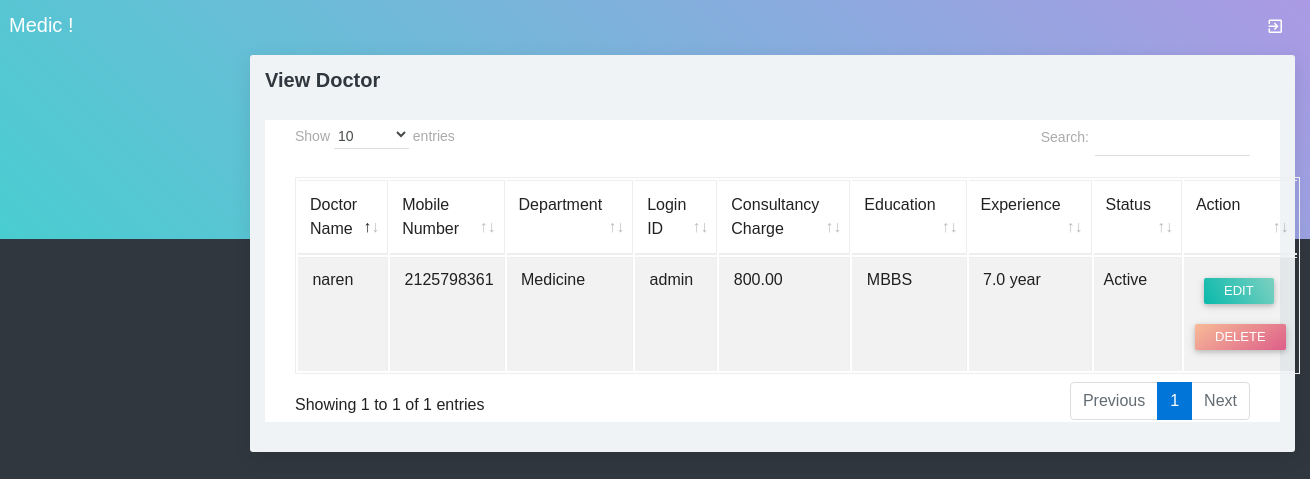
The app's page /viewdoctor.php with its own data.
### tables this page shows
CREATE TABLE `doctor` (
  `doctorid` int(10) NOT NULL,
  `doctorname` varchar(50) NOT NULL,
  `mobileno` varchar(15) NOT NULL,
  `departmentid` int(10) NOT NULL,
  `loginid` varchar(25) NOT NULL,
  `password` varchar(25) NOT NULL,
  `status` varchar(10) NOT NULL,
  `education` varchar(25) NOT NULL,
  `experience` float(11,1) NOT NULL,
  `consultancy_charge` float(10,2) NOT NULL
);

CREATE TABLE `department` (
  `departmentid` int(10) NOT NULL,
  `departmentname` varchar(100) NOT NULL,
  `description` text NOT NULL,
  `status` varchar(10) NOT NULL
);

### viewdoctor.php (the view, shortened to what this page needs)
<?php
include("adformheader.php");
include("dbconnection.php");
?>
<div class="container-fluid">
	<div class="block-header">
		<h2>View  Doctor</h2>
	</div>
<div class="card">
	<section class="container">
		<table class="table table-bordered table-striped table-hover js-basic-example dataTable">
			<thead>
				<tr>
					<td>Doctor Name</td>
					<td>Mobile Number</td>
					<td>Department</td>
					<td>Login ID</td>
					<td>Consultancy Charge</td>
					<td>Education</td>
					<td>Experience</td>
					<td>Status</td>
					<td>Action</td>
				</tr>
			</thead>
			<tbody>
				<?php
				$sql ="SELECT * FROM doctor";
				$qsql = mysqli_query($con,$sql);
				while($rs = mysqli_fetch_array($qsql))
				{
					$sqldept = "SELECT * FROM department WHERE departmentid='$rs[departmentid]'";
					$qsqldept = mysqli_query($con,$sqldept);
					$rsdept = mysqli_fetch_array($qsqldept);
					echo "<tr>
					<td>&nbsp;$rs[doctorname]</td>
					<td>&nbsp;$rs[mobileno]</td>
					<td>&nbsp;$rsdept[departmentname]</td>
					<td>&nbsp;$rs[loginid]</td>
					<td>&nbsp;$rs[consultancy_charge]</td>
					<td>&nbsp;$rs[education]</td>
					<td>&nbsp;$rs[experience] year</td>
					<td>$rs[status]</td>
					<td>&nbsp;
					<a href='doctor.php?editid=$rs[doctorid]' class='btn btn-sm btn-raised g-bg-cyan'>Edit</a> <a href='viewdoctor.php?delid=$rs[doctorid]' class='btn btn-sm btn-raised g-bg-blush2'>Delete</a> </td>
					</tr>";
				}
				?>      </tbody>
			</table>
		</section>
	</div>
</div>
	<?php
	include("adformfooter.php");
	?>

### records on screen
doctor: doctorname "naren", mobileno "2125798361", departmentid.departmentname "Medicine", loginid "admin", consultancy_charge "800.00", education "MBBS", experience "7.0", status "Active"
